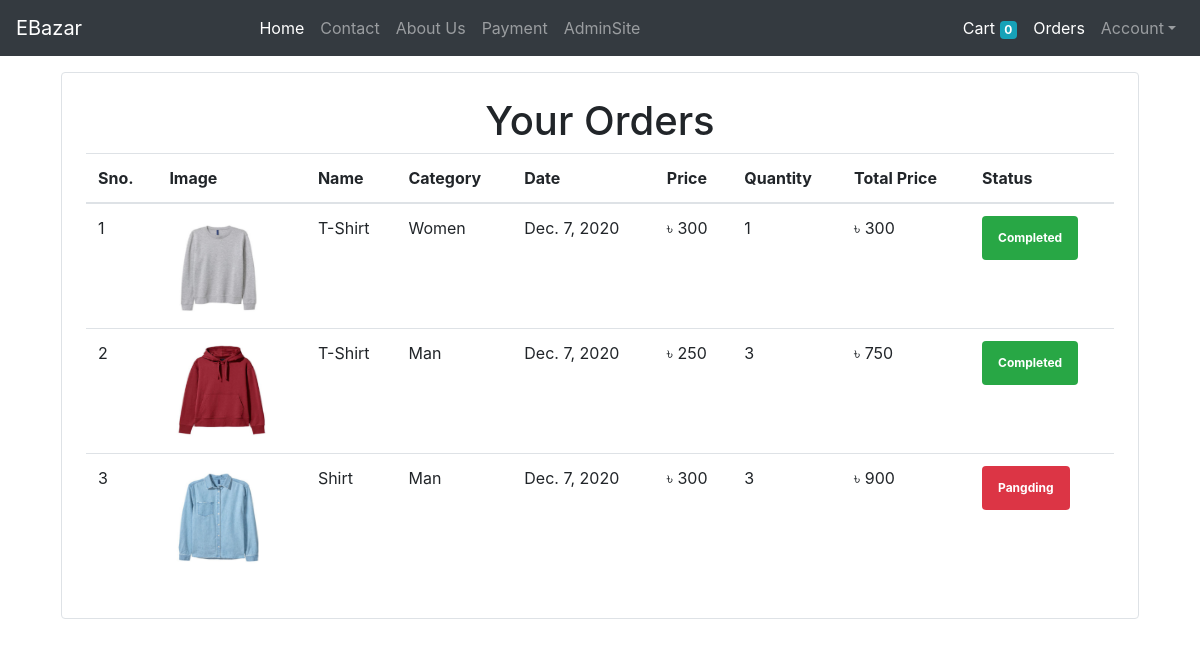
Before: /order (signed in) with the older database file.
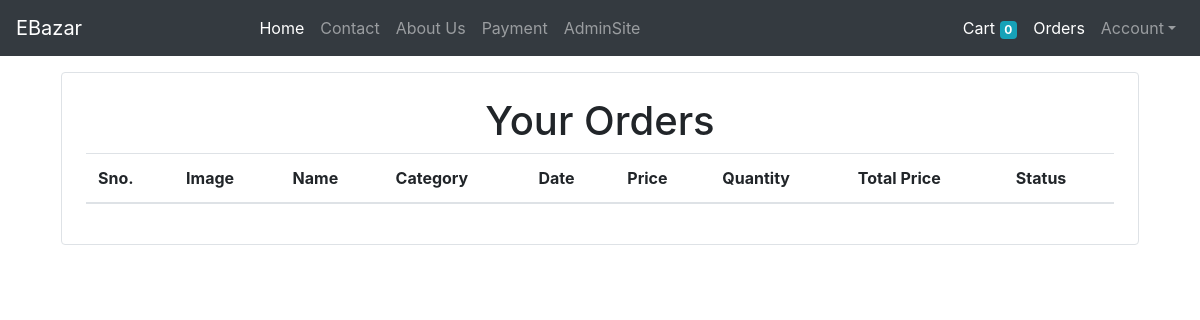
After: the same page with the newer database file.
### store/models/orders.py (models this page shows, shortened)
class Order(models.Model):
    product = models.ForeignKey(Product, on_delete=models.CASCADE)
    customer = models.ForeignKey(Customer, on_delete=models.CASCADE)
    quantity = models.IntegerField()
    price = models.IntegerField()
    bkashTrxID = models.CharField(max_length=150,default='',blank=True)
    address = models.CharField(max_length=150,default='')
    phone = models.CharField(max_length=15,default='')
    date = models.DateField(default = datetime.datetime.today)
    status = models.BooleanField(default=False)
    def __str__(self):
        return self.address
    @staticmethod
    def get_orders_by_customer(customer_id):
        return Order.objects.filter(customer = customer_id).order_by('-id')

### store/models/product.py (models this page shows, shortened)
class Product(models.Model):
    name = models.CharField(max_length=50)
    price = models.IntegerField(default=0)
    unit = models.CharField(max_length = 15,blank=True)
    description = models.TextField(max_length=1000,null=True,blank=True)
    category = models.ForeignKey(Category,on_delete=models.CASCADE,default=1)
    image = models.ImageField(upload_to = 'products/')

### store/models/category.py (models this page shows, shortened)
class Category(models.Model):
    name = models.CharField(max_length=25)
    def __str__(self):
        return self.name

### store/views.py (the view)
# urls.py: path('order',OrderView.as_view(),name='order'),
class OrderView(View):
    @method_decorator(auth_middleware)
    def get(self,request):
        customer = request.session.get('customer')
        orders = Order.get_orders_by_customer(customer)
        print(orders)
        return render(request,'orders.html',{'orders':orders})

### store/templatetags/cart.py (called while the page is built)
@register.filter(name='currency')
def currency(number):
    return "৳ "+str(number)

@register.filter(name='multiply')
def multiply(number,number1):
    return number*number1

### templates/orders.html
{% extends 'base.html' %}
{% load cart %}
{% block content %}
<div class="container">
  <div class="border rounded p-4 m-3">
    <h1 class='text-center'>Your Orders</h1>
    <table class="table">
      <thead>
        <tr>
          <th>Sno.</th>
          <th>Image</th>
          <th>Name</th>
          <th>Category</th>
          <th>Date</th>
          <th>Price</th>
          <th>Quantity</th>
          <th>Total Price</th>
          <th>Status</th>
        </tr>
      </thead>
      <tbody>
    {% for order in orders %}
        <tr>
          <td>{{ forloop.counter }}</td>
          <td><img src="{{ order.product.image.url }}" width="100px" height="100px" alt=""></td>
          <td>{{ order.product.name}}</td>
          <td>{{ order.product.category}}</td>
          <td>{{ order.date}}</td>
          <td>{{ order.price|currency }}</td>
          <td>{{ order.quantity}}</td>
          <td>{{ order.quantity|multiply:order.price|currency }}</td>
          {% if order.status %}
          <td><small class="badge badge-success p-3">Completed</small></td>
          {% else %}
          <td><small class="badge badge-danger p-3">Pangding</small></td>
          {% endif %}
        </tr>
    {% endfor %}
      </tbody>
    </table>
  </div>
</div>
{% endblock %}

Changed rows visible on the page:
removed Order: product.image (picture), product.name "T-Shirt", product.category "Women", date "Dec. 7, 2020", price "৳ 300", quantity "1", quantity|multiply "৳ 300", status "Completed"
removed Order: product.image (picture), product.name "T-Shirt", product.category "Man", date "Dec. 7, 2020", price "৳ 250", quantity "3", quantity|multiply "৳ 750", status "Completed"
removed Order: product.image (picture), product.name "Shirt", product.category "Man", date "Dec. 7, 2020", price "৳ 300", quantity "3", quantity|multiply "৳ 900", status "Pangding"
